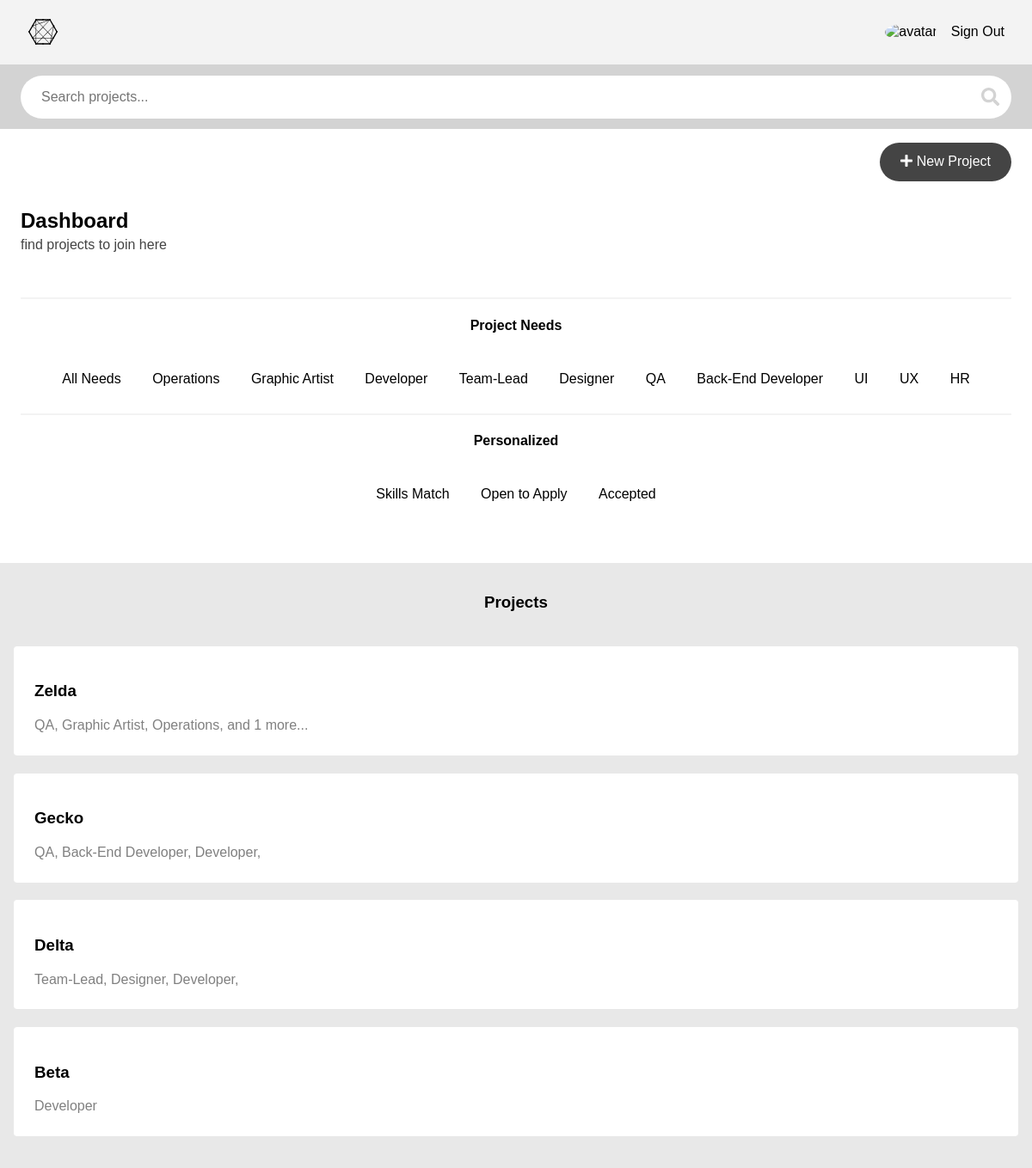
Page /projects/dashboard/skill/sql/ (signed in) on the earlier database version.
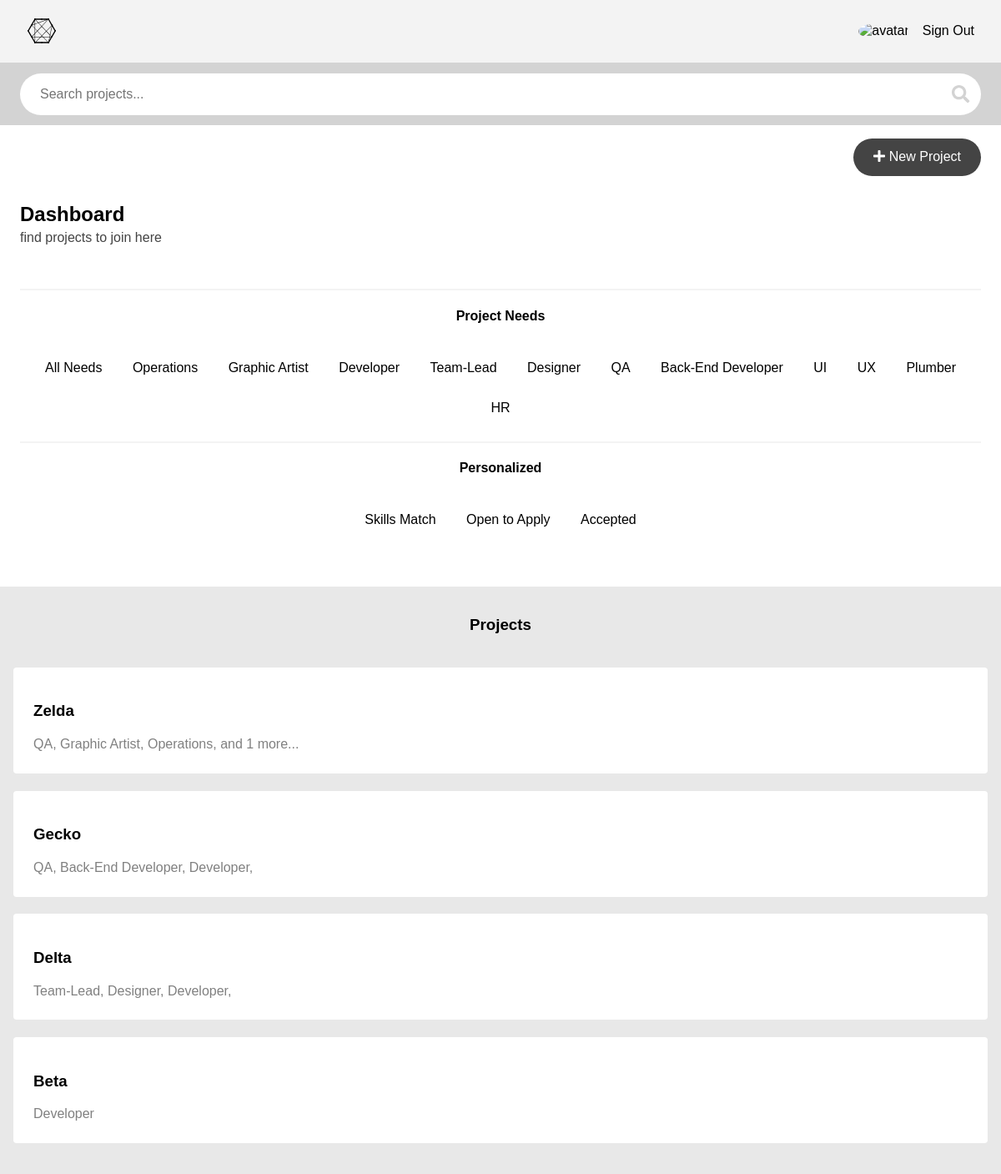
Same page on the later database version.
### projects/models.py (models this page shows, shortened)
class Position(models.Model):
    STATUS = (
        ('E', 'Empty'),
        ('F', 'Filled')
    )
    project = models.ForeignKey(Project, on_delete=models.CASCADE)
    title = models.CharField(max_length=255)
    description = models.TextField(max_length=2000)
    skills = models.ManyToManyField('accounts.Skill', related_name="positions")
    status = models.CharField(max_length=1, choices=STATUS)
    time_estimate = models.IntegerField()
    slug = models.SlugField(editable=False, blank=True)
    created = models.DateTimeField(auto_now_add=True)
    class Meta:
        ordering = ['-created']

class Project(models.Model):
    STATUS = (
        ('A', 'Open'),
        ('B', 'Closed'),
        ('C', 'Complete'),
    )
    owner = models.ForeignKey(
        settings.AUTH_USER_MODEL,
        on_delete=models.PROTECT,
        related_name="projects"
    )
    title = models.CharField(max_length=255, unique=True)
    description = models.TextField(max_length=2000)
    time_estimate = models.IntegerField()
    applicant_requirements = models.TextField(max_length=2000)
    status = models.CharField(max_length=1, choices=STATUS)
    created = models.DateTimeField(auto_now_add=True)
    slug = models.SlugField(blank=True)
    class Meta:
        ordering = ['-created']

### projects/views.py (the view, shortened to what this page needs)
# urls.py: path('dashboard/<category>/<q>/', views.DashboardView.as_view(), name='dashboard'),
class DashboardView(CustomLoginRequired, ListView):
    queryset = Project.objects.all()
    template_name = 'projects/dashboard.html'
    def get_queryset(self, *args, **kwargs):
        super().get_queryset(*args, **kwargs)
        queryset = self.queryset.filter(
            status='A',
            position__status='E'
        ).prefetch_related(
            'position_set'
        ).distinct()
        return queryset
    def get_context_data(self, **kwargs):
        context = super().get_context_data(**kwargs)
        category = self.kwargs['category']
        q = self.kwargs['q']
        if q != 'all':
            if category == 'need':
                filtered = self.get_queryset().filter(
                    position__slug=q
                )
            elif category == 'skill':
                filtered = self.get_queryset().filter(
                    position__skills__name=q
                )
            elif category == 'accepted':
                filtered = self.get_queryset().filter(
                    Q(position__applications__user=self.request.user) &
                    Q(position__applications__status='R')
                )
        else:
            filtered = self.get_queryset()
        context['searchform'] = SearchBarForm()
        context['q'] = self.kwargs['q']
        context['filtered'] = filtered
        return context

### projects/forms.py
class SearchBarForm(forms.Form):
    q = forms.CharField(
        max_length=255,
        widget=forms.TextInput(
            attrs={
                'placeholder': 'Search projects...',
                'style': 'margin-bottom:0',
                'class': 'search-bar'
            },
        ))

### accounts/models.py (called while the page is built)
    @property
    def get_avatar_url(self):
        path = settings.MEDIA_ROOT + '/' + self.avatar.name
        if default_storage.exists(path):
            return self.avatar.url
        else:
            return '/media/default_avatars/blank.png'

### projects/templatetags/project_extras.py (called while the page is built)
@register.simple_tag(takes_context=True)
def select_distinct_positions_from_projects(context):
    projects = context['object_list']
    positions = set()
    for project in projects:
        for position in project.position_set.all():
            title = position.title
            positions.add(title)
    return positions

### projects/views.py (called while the page is built, shortened)
    def dispatch(self, request, *args, **kwargs):
        if not request.user.is_authenticated:
            return self.handle_no_permission()
        apps = Application.objects.filter(
            user=request.user,
            unread=True,
        )
        return super().dispatch(request, *args, **kwargs)

### projects/templates/projects/dashboard.html (shortened to what this page needs)
{% extends 'layout.html' %}
{% load static %}
{% load project_extras %}
{% block body %}
<div class="bounds">
<div class="top-button-container">
    <a class="button" href="{% url 'projects:create_update_project' %}">
        <i class="fas fa-plus"></i>
        New Project
    </a>
  </div>
</div>
<div class="bounds">
<h2 class="h2-less-margin">Dashboard</h2>
<p>find projects to join here</p>
    <div class="dashboard-project-needs">
      <hr>
      <h4>Project Needs</h4>
      <ul class="ul-list">
        {% if object_list %}
        {% select_distinct_positions_from_projects as titles %}
        <li><a {% if q == 'all' %}class="selected" {% endif %}
            href="{% url 'projects:dashboard' category='all' q='all' %}">All Needs</a></li>
        {% for title in titles %}
        <li><a {% if q == title|slugify %}class="selected" {% endif %}
            href="{% url 'projects:dashboard' category='need' q=title|slugify %}">{{ title }}</a></li>
        {% endfor %}
        {% endif %}
      </ul>
      <hr>
      <h4>Personalized</h4>
      <ul class="ul-list">
        <li><a {% if q == 'my-skills' %}class="selected" {% endif %}
            href="{% url 'projects:dashboard' category='skills' q='my-skills' %}">Skills Match</a>
        </li>
        <li><a {% if q == 'my-opps' %}class="selected" {% endif %}
            href="{% url 'projects:dashboard' category='my-opps' q='my-opps' %}">Open to Apply</a>
        </li>
        <li><a {% if q == 'accepted' %}class="selected" {% endif %}
          href="{% url 'projects:dashboard' category='accepted' q='accepted' %}">Accepted</a>
      </li>
      </ul>
    </div>
  </div>
    <div class="projects-container">
      <div class="projects-header">
        <h3>Projects</h3>
      </div>
      {% if filtered %}
        {% for project in filtered %}
          <a href="{% url 'projects:project' slug=project.slug %}">
            <div class="project-card">
                <h3>{{ project.title|title }}</h3>
                {% with project.position_set.all|length as length %}
                {% for position in project.position_set.all|slice:":3" %}
                <span class="role">{{ position.title }}{% if length > 1 %},{% endif %}</span>
                {% endfor %}
                {% if length > 3 %}
                and {{ project.position_set.all|slice:"3:"|length }} more...
                {% endif %}
                {% endwith %}
              </div>
          </a>
          {% endfor %}
          {% else %}
          <div class="application-card">
              <i class="fas fa-info-circle "></i>
            <p> There are no projects here</p>
            <p></p>
          </div>
          {% endif %}
    </div>
{% endblock %}

### templates/layout.html (shortened to what this page needs)
<!DOCTYPE html>
{% load static %}
<html lang="en">
<head>
  <link rel="stylesheet" href="{% static 'css/style.css' %}">
</head>
<body>
  <header class="header">
      <div class="flex-container">
          <a class="logo" href="{% url 'projects:dashboard' category='all' q='all' %}"><i class="fab fa-connectdevelop fa-2x"></i></i></a>
          <div class="nav">
            {% if user.is_authenticated %}
                <a href="{% url 'accounts:profile' pk=user.id %}">
                <img src="{{ user.get_avatar_url }}" alt="avatar" class="profile-pic" href="{% url 'accounts:profile' pk=user.id %}">
                </a>
            {% endif %}
              <div>
                {% if user.is_authenticated %}
                    <a href="{% url 'logout' %}">Sign Out</a>
                {% else %}
                    <a href="{% url 'accounts:register' %}">Sign Up</a>
                    <a href="{% url 'login' %}">Sign In</a>
                {% endif %}
              </div>
          </div>
    </div>
  </header>
  {% if searchform %}
  <div class="second-header">
        <div class="search">
            <div class="bounds">
            <form method="GET" action={% url 'projects:searchbar' %}>
                {{ searchform.q }}
                <button type="submit">
                <i class="fas fa-search fa-lg"></i>
                </button>
          </div>
    </div>
  </div>
  {% endif %}
{% block body %}
{% endblock %}
</body>
</html>

### assets/css/style.css (style rules this page uses)
* { box-sizing: border-box; }
body { background: white; color: black; font-family: Arial, Geneva, Tahoma, sans-serif; margin: 0; }
header { width: 100%; height: 75px; background-color: #f3f3f3; color: black; }
hr { border: 1px #f3f3f3 solid; }
.second-header { display: flex; justify-content: center; align-items: center; width: 100%; height: 75px; background-color: lightgray; color: black; }
.second-header input { width: 100%; }
a { color: black; text-decoration: none; padding: 0.5rem; line-height: 1.3rem; }
h2 { color: black; }
.h2-less-margin { margin: 1rem 0 0; }
p { color: #444; }
.nav { display: flex; align-items: center; }
.ul-list { word-wrap: normal; }
.ul-list li { display: inline-block; }
input { width: 100%; background-color: #f3f3f3; border: none; border-radius: 2rem; color: black; padding: 1rem 1.5rem; margin: 1rem 0; font-size: 1rem; line-height: 1rem; }
button { background: slategray; border: none; border-radius: 2rem; padding: .75rem 1.5rem; color: white; font-size: 1rem; }
.button { background: #444; border: none; border-radius: 2rem; padding: .75rem 1.5rem; color: white !important; cursor: pointer; }
.bounds { width: 100%; padding: 0 1.5rem; }
.search { position: relative; margin: 0; width: 100%; }
.search-bar { margin: 0; }
.search button { position: absolute; right: 1.75rem; transform: translateX(50%); top: 50%; transform: translateY(-50%); height: 40px; width: 40px; padding: 0; background: none; color: lightgrey; }
.search input { background-color: white; }
.top-button-container { display: flex; justify-content: flex-end; align-content: center; padding: 1rem 0; }
.top-button-container .button { margin-left: .5rem; }
.flex-container { display: flex; height: 100%; overflow: hidden; justify-content: space-between; align-items: center; background: #f3f3f3; padding: 0 1.5rem; }
.profile-pic { height: 45px; border-radius: 50%; }
.dashboard-project-needs { text-align: center; margin: 3rem 0; }
.dashboard-project-needs ul, li { list-style: none; margin: 0; padding: 0.5rem; line-height: 2rem; }
.projects-container { background: rgba(0,0,0, 0.09); width: 100%; padding: 1rem; }
.projects-header { display: flex; justify-content: center; }
.project-card { background-color: white; padding: 1.5rem; border-radius: .25rem; color: grey; }
.project-card h3 { color: black; }
.role { color: grey; }
.project-title-container h3, h1, p { text-align: left; margin: 0; padding: 0.3rem 0; color: #444; }

Differences in the rows shown:
added Position: titles "Plumber"
